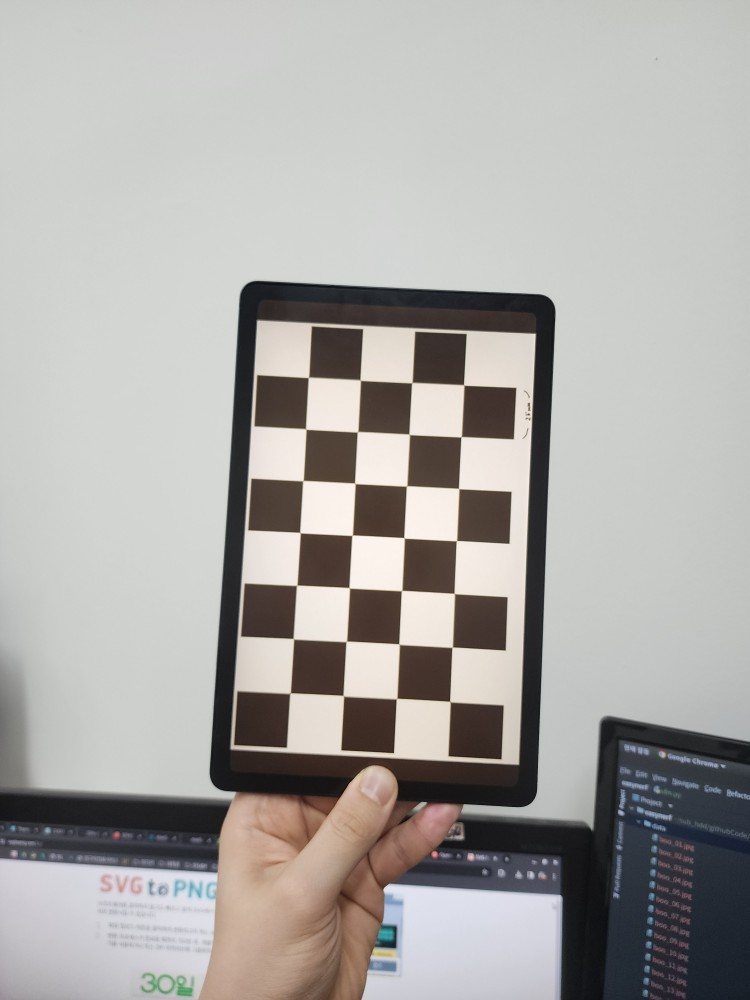
#> input picture data/checkerboard/cb01.jpg, 750 x 1000 px; its folder holds only this picture in this run
$ python calibration.py
#> lines starting #> are read from the running program, lines starting #| are printed output that depends on the picture; after the words box and inside, x2 and y2 are one past the last pixel; in counts of white or black regions, pixels touching at a corner belong together; long printed decimals are rounded
import cv2
import numpy as np
import os
import glob
# 체커보드의 차원 정의
CHECKERBOARD = (4,7) # 체커보드 행과 열당 내부 코너 수
criteria = (cv2.TERM_CRITERIA_EPS + cv2.TERM_CRITERIA_MAX_ITER, 30, 0.001)
# 각 체커보드 이미지에 대한 3D 점 벡터를 저장할 벡터 생성
objpoints = []
# 각 체커보드 이미지에 대한 2D 점 벡터를 저장할 벡터 생성
imgpoints = []
# 3D 점의 세계 좌표 정의
objp = np.zeros((1, CHECKERBOARD[0] * CHECKERBOARD[1], 3), np.float32)
objp[0,:,:2] = np.mgrid[0:CHECKERBOARD[0], 0:CHECKERBOARD[1]].T.reshape(-1, 2)
prev_img_shape = None
# 주어진 디렉터리에 저장된 개별 이미지의 경로 추출
images = glob.glob('/home/null9/sub_hdd/githubCode/easynerf/data/checkerboard/*.jpg')
for fname in images:
    img = cv2.imread(fname)
#> img is the input picture: shape (1000, 750, 3); mean B, G, R 165.5, 168.2, 170.5
    # 그레이 스케일로 변환
    gray = cv2.cvtColor(img,cv2.COLOR_BGR2GRAY)
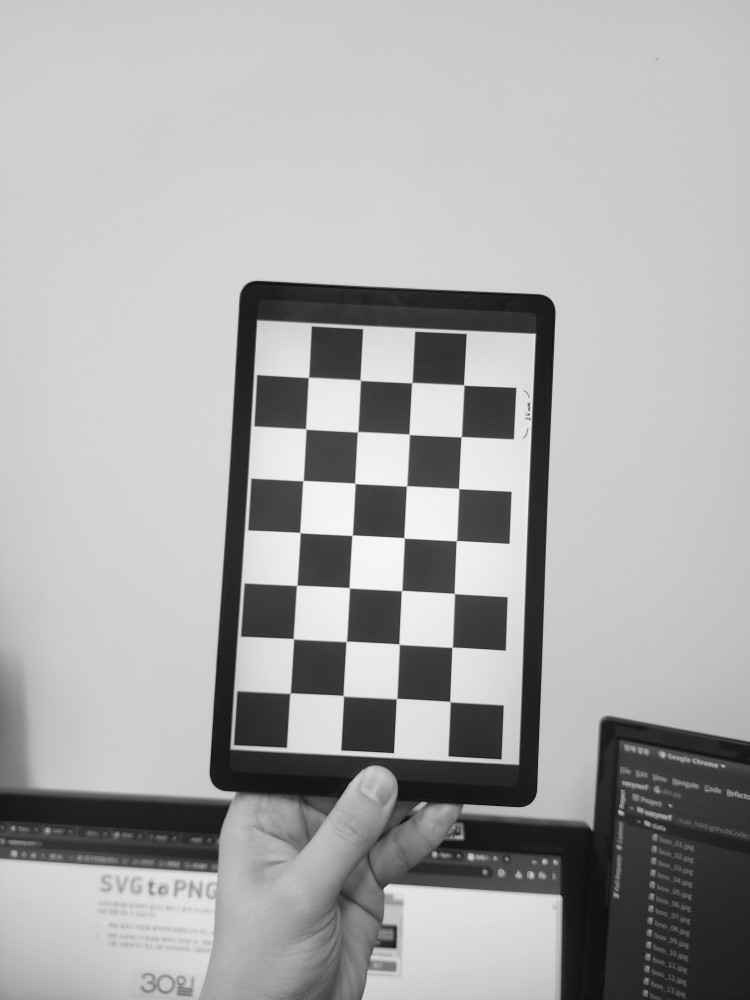
#> gray: shape (1000, 750); min 7, max 250, mean 168.6
    # 체커보드 코너 찾기
    # 이미지에서 원하는 개수의 코너가 발견되면 ret = true
    ret, corners = cv2.findChessboardCorners(gray,
                                             CHECKERBOARD,
                                             cv2.CALIB_CB_ADAPTIVE_THRESH + cv2.CALIB_CB_FAST_CHECK + cv2.CALIB_CB_NORMALIZE_IMAGE)
#> ret = True; corners = 28 rows, first 8: [450, 701.5], [396.4, 698.5], [343.1, 695.5], [289.7, 692.7], [452.2, 647.1], [399, 644.2], [346.4, 641.2], [293.4, 638.6]
    # 원하는 개수의 코너가 감지되면,
    # 픽셀 좌표 미세조정 -> 체커보드 이미지 표시
    if ret == True:
        objpoints.append(objp)
        # 주어진 2D 점에 대한 픽셀 좌표 미세조정
        corners2 = cv2.cornerSubPix(gray, corners, (11,11),(-1,-1), criteria)
#> corners2 = 28 rows, first 8: [449.9, 701.6], [396.5, 698.6], [343.3, 695.7], [290, 693.1], [452.2, 647.2], [399, 644.2], [346.3, 641.4], [293.4, 638.7]
        imgpoints.append(corners2)
        # 코너 그리기 및 표시
        img = cv2.drawChessboardCorners(img, CHECKERBOARD, corners2, ret)
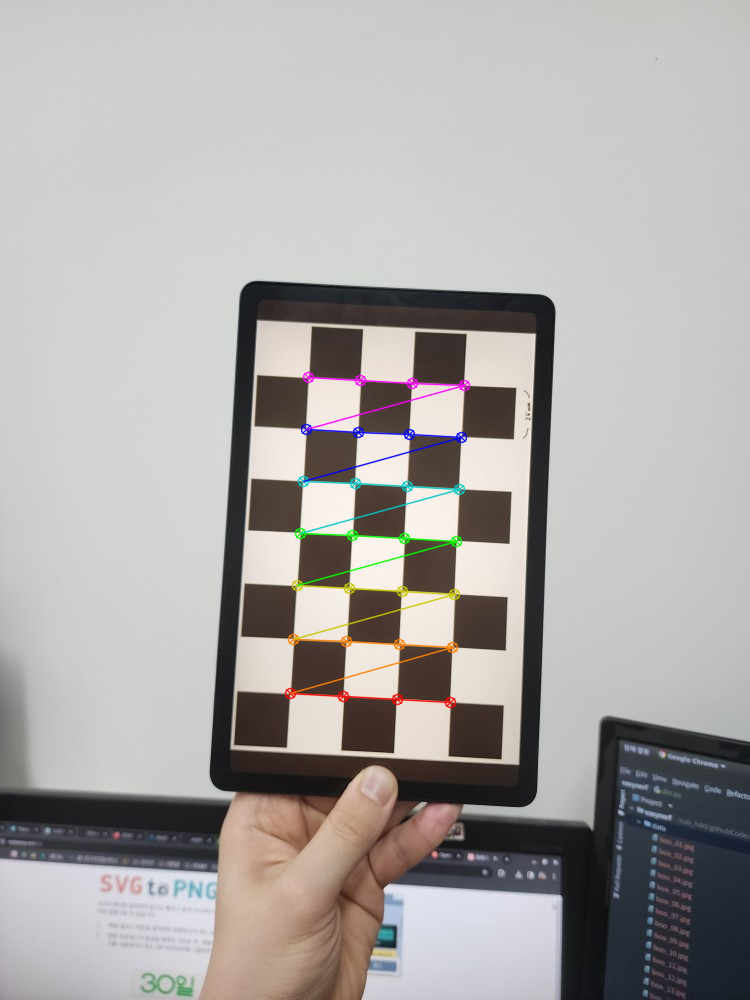
#> img: shape (1000, 750, 3); 1.13% of pixels changed, all inside (x1, y1, x2, y2) = (284, 371, 471, 709)
    cv2.imshow('img',img)
    cv2.waitKey(1)
cv2.destroyAllWindows()
h,w = img.shape[:2] # 480, 640
#> h = 1000; w = 750
# 알려진 3D 점(objpoints) 값과 감지된 코너의 해당 픽셀 좌표(imgpoints) 전달, 카메라 캘리브레이션 수행
ret, mtx, dist, rvecs, tvecs = cv2.calibrateCamera(objpoints, imgpoints, gray.shape[::-1], None, None)
#> ret = 0.0438; mtx = [[845.3, 0, 373.4], [0, 847.4, 506.5], [0, 0, 1]]; dist = [[0.548, -8.94, 0.00206, -0.00113, 59.74]]; rvecs = ([-0.0151, -0.104, -3.09],); tvecs = ([1.43, 3.64, 16.05],)

print("Camera matrix : \n") # 내부 카메라 행렬
print(mtx)
#| [[845.312   0.         373.424]
#|  [  0.         847.439 506.537]
#|  [  0.           0.           1.        ]]
print("dist : \n") # 렌즈 왜곡 계수(Lens distortion coefficients)
print(dist)
#| [[ 5.47702546e-01 -8.93714628e+00  2.06060546e-03 -1.12759104e-03
#|    5.97436649e+01]]
print("rvecs : \n") # 회전 벡터
print(rvecs)
#| (array([[-0.01513 ],
#|        [-0.1042],
#|        [-3.089]]),)
print("tvecs : \n") # 이동 벡터
print(tvecs)
#| (array([[ 1.433],
#|        [ 3.640],
#|        [16.048]]),)

$ run again, on data/checkerboard/cb05.jpg
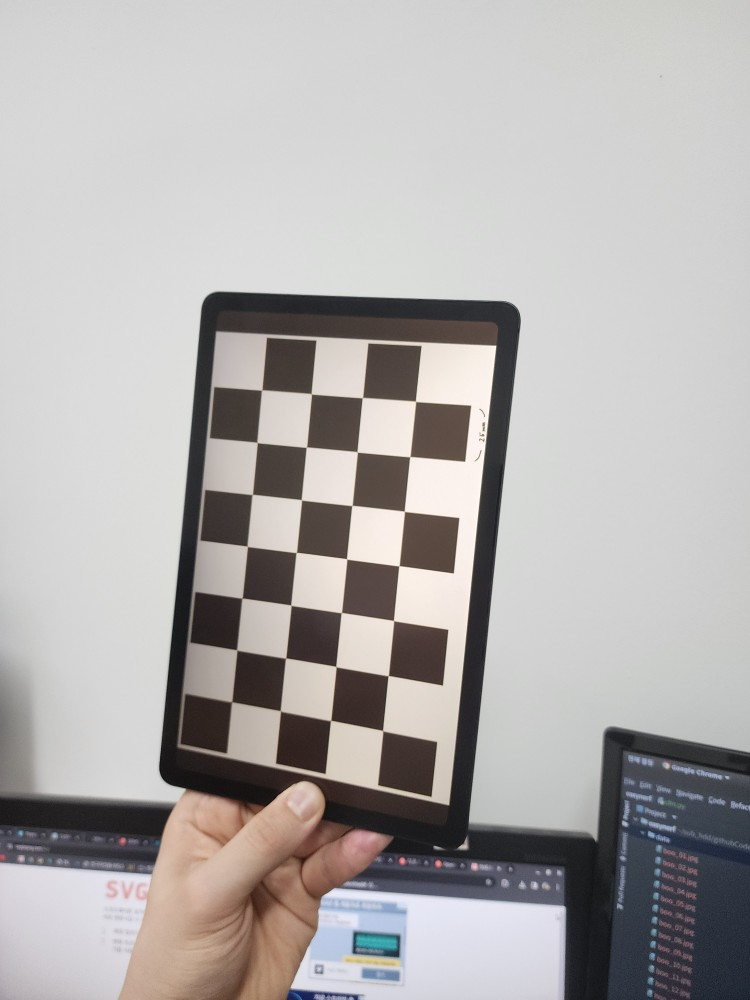
#> input picture data/checkerboard/cb05.jpg, 750 x 1000 px
#> img is the input picture: shape (1000, 750, 3); mean B, G, R 172.7, 173.5, 176.7
#> `gray = cv2.cvtColor(img,cv2.COLOR_BGR2GRAY)`:
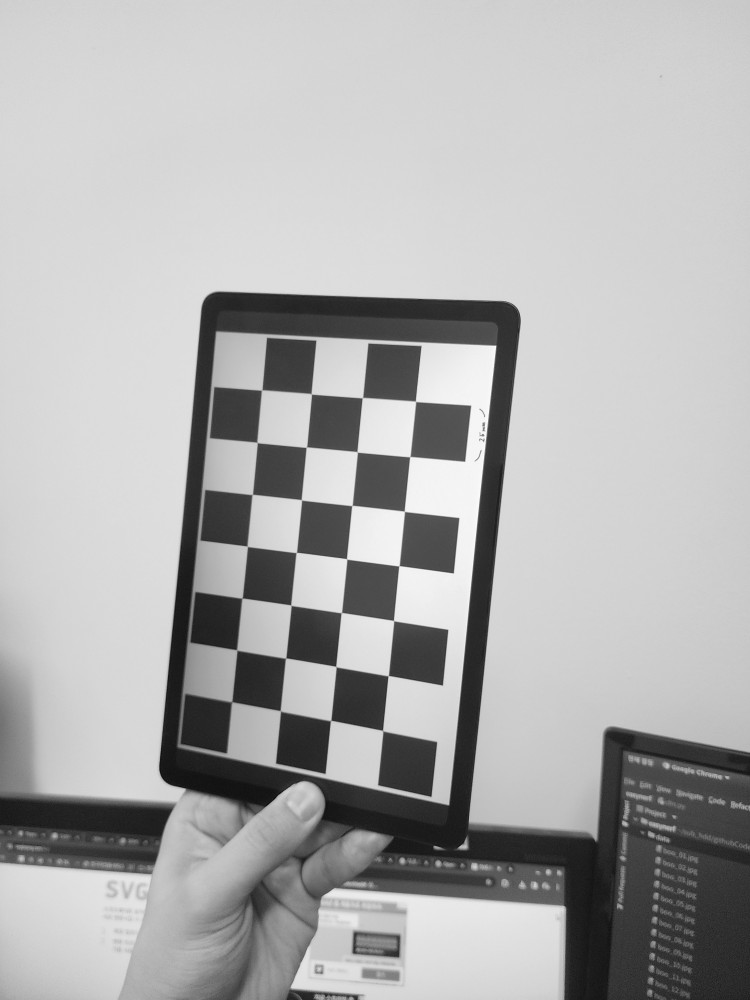
#> gray: shape (1000, 750); min 10, max 254, mean 174.4
#> `ret, corners = cv2.findChessboardCorners(gray, CHECKERBOARD, cv2.CALIB..`: ret = True; corners = 28 rows, first 8: [382.5, 730.5], [330.8, 720.4], [280.3, 710.6], [231.8, 701.5], [388.2, 675.6], [335.8, 666.5], [285.8, 657.9], [236.6, 649.8]
#> corners2 = 28 rows, first 8: [382.7, 730.7], [330.6, 720.5], [280.3, 710.9], [231.6, 701.8], [388.3, 675.7], [335.9, 666.6], [285.6, 658.1], [236.8, 650]
#> `img = cv2.drawChessboardCorners(img, CHECKERBOARD, corners2, ret)`:
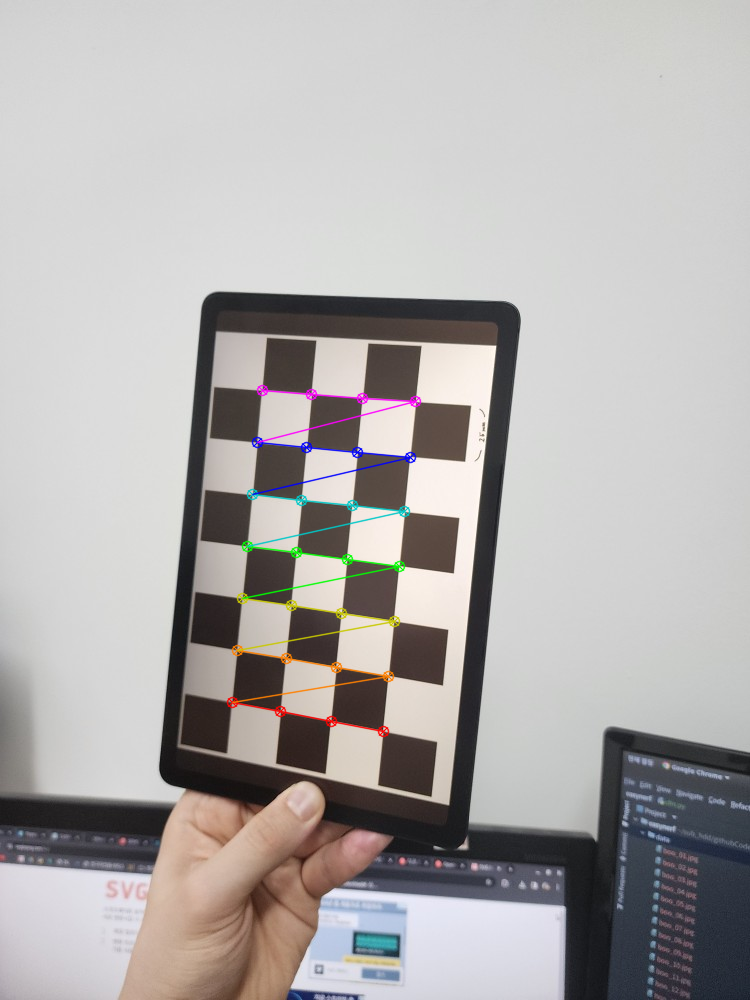
#> img: shape (1000, 750, 3); 1.11% of pixels changed, all inside (x1, y1, x2, y2) = (226, 384, 422, 738)
#> `ret, mtx, dist, rvecs, tvecs = cv2.calibrateCamera(objpoints, imgpoint..`: ret = 0.0556; mtx = [[372.9, 0, 370.6], [0, 381.9, 493.9], [0, 0, 1]]; dist = [[0.0951, -0.206, -0.000388, -0.000543, 0.182]]; rvecs = ([-0.21, 0.0142, -3.03],); tvecs = ([0.228, 4.3, 7.04],)
#| [[372.894   0.         370.607]
#|  [  0.         381.950 493.882 ]
#|  [  0.           0.           1.        ]]
#| [[ 0.09514 -0.2064 -0.0003882 -0.0005434  0.1823]]
#| (array([[-0.2104],
#|        [ 0.01418],
#|        [-3.033]]),)
#| (array([[0.2276],
#|        [4.296],
#|        [7.040]]),)

$ run again, on data/checkerboard/cb06.jpg
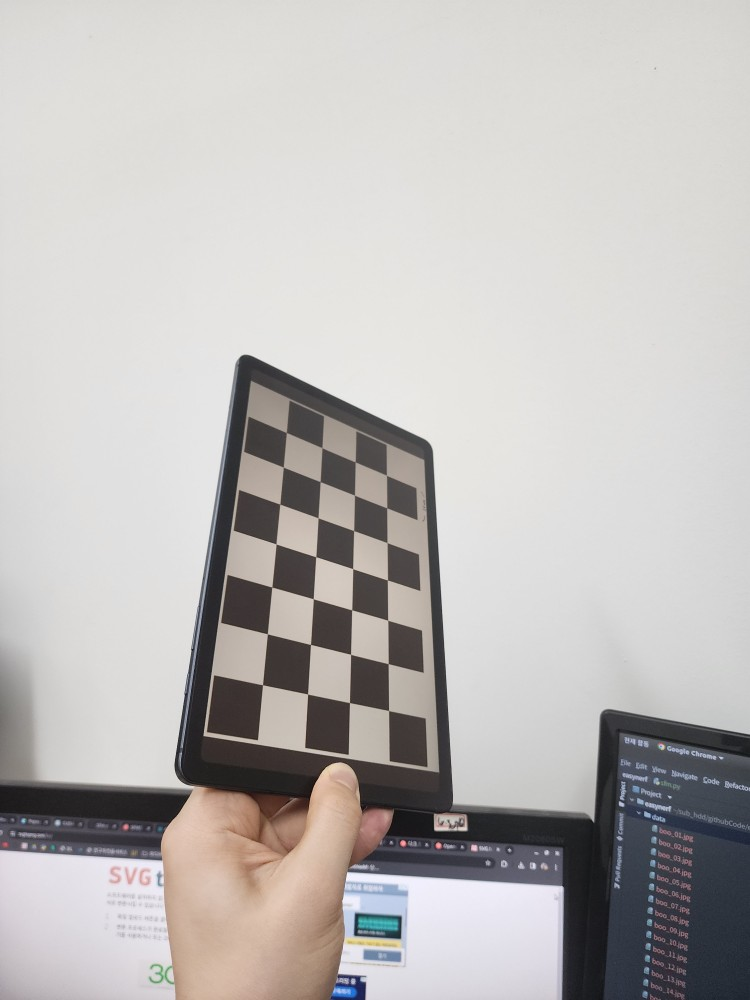
#> input picture data/checkerboard/cb06.jpg, 750 x 1000 px
#> img is the input picture: shape (1000, 750, 3); mean B, G, R 184.4, 185.9, 188.8
#> `gray = cv2.cvtColor(img,cv2.COLOR_BGR2GRAY)`:
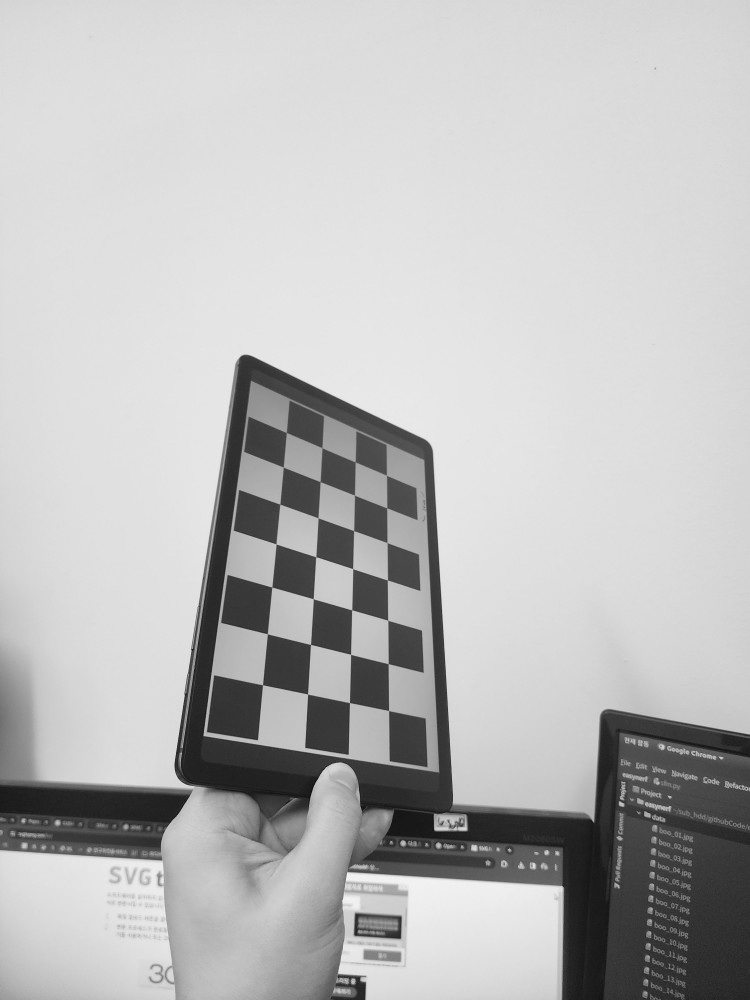
#> gray: shape (1000, 750); min 8, max 248, mean 186.6
#> `ret, corners = cv2.findChessboardCorners(gray, CHECKERBOARD, cv2.CALIB..`: ret = True; corners = 28 rows, first 8: [388.5, 710.5], [349.5, 702.5], [307.5, 694], [262.5, 684.7], [388.2, 663.6], [350.5, 654.2], [310.5, 644.4], [267.4, 633.8]
#> corners2 = 28 rows, first 8: [388.6, 710.6], [349.5, 702.6], [307.6, 694.1], [262.5, 684.7], [388.2, 663.6], [350.6, 654.4], [310.5, 644.5], [267.4, 633.8]
#> `img = cv2.drawChessboardCorners(img, CHECKERBOARD, corners2, ret)`:
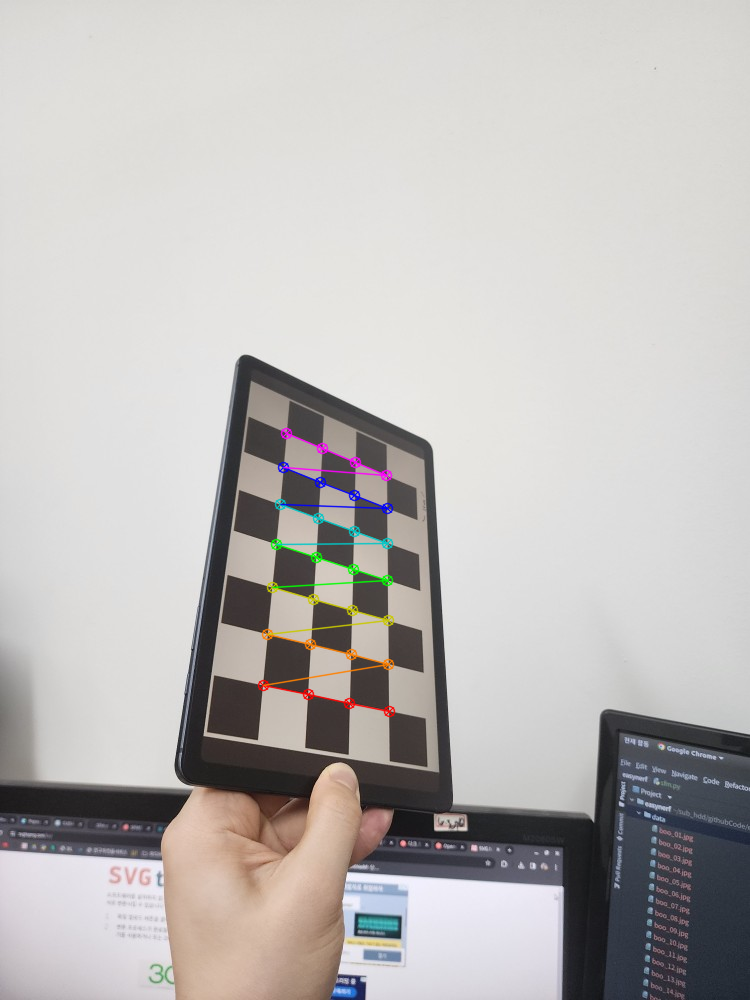
#> img: shape (1000, 750, 3); 0.9% of pixels changed, all inside (x1, y1, x2, y2) = (257, 427, 396, 718)
#> `ret, mtx, dist, rvecs, tvecs = cv2.calibrateCamera(objpoints, imgpoint..`: ret = 0.0777; mtx = [[636.8, 0, 383], [0, 660.7, 514], [0, 0, 1]]; dist = [[0.297, -2.7, 0.0017, 0.00344, 8.78]]; rvecs = ([0.873, -0.786, -2.74],); tvecs = ([0.117, 4.09, 13.91],)
#| [[636.841   0.         382.964]
#|  [  0.         660.716 513.964]
#|  [  0.           0.           1.        ]]
#| [[ 2.97115218e-01 -2.70446276e+00  1.69592622e-03  3.44216556e-03
#|    8.78006141e+00]]
#| (array([[ 0.8726],
#|        [-0.7861],
#|        [-2.736]]),)
#| (array([[ 0.1165],
#|        [ 4.087],
#|        [13.909]]),)
